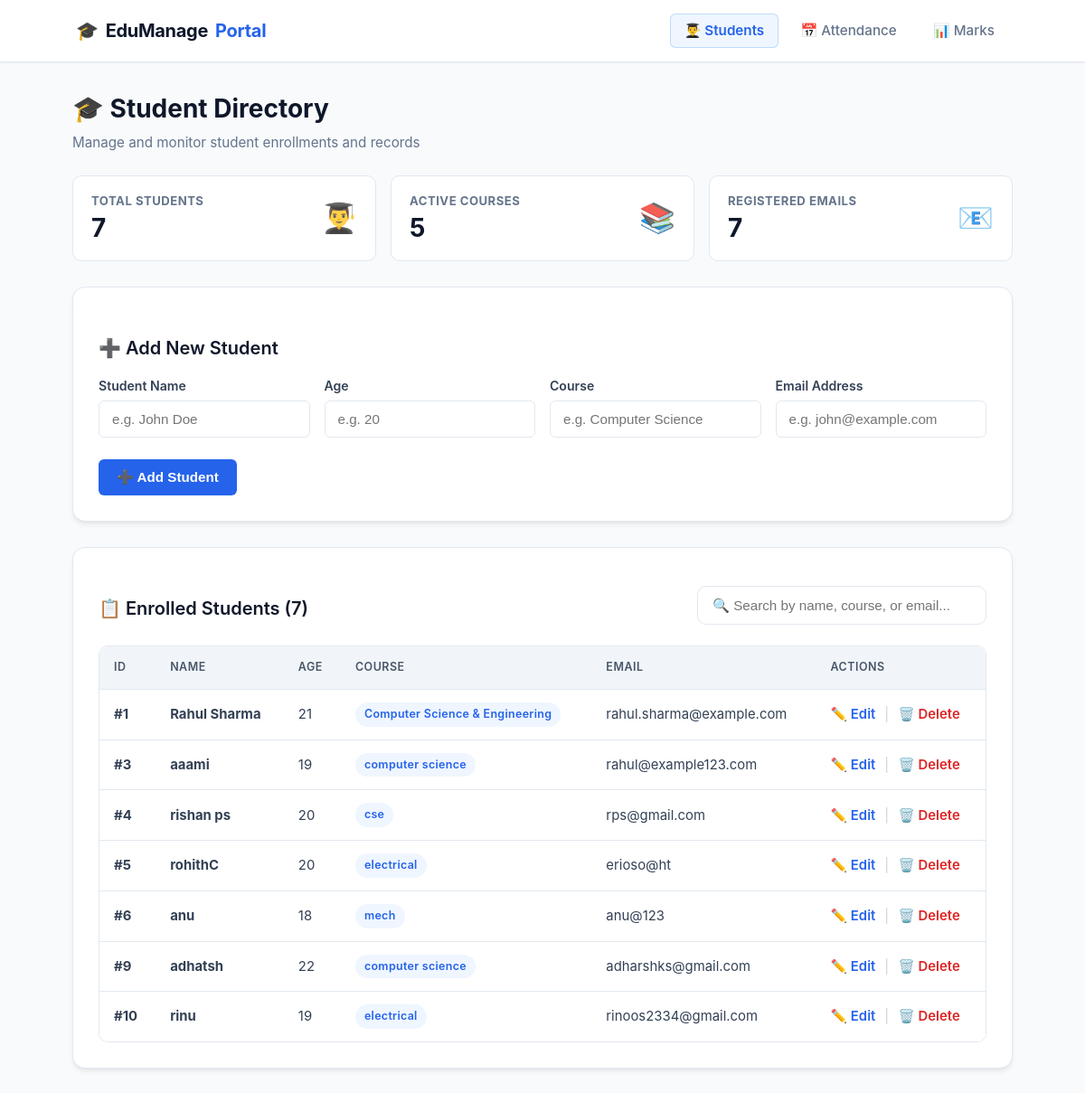
The page / on the database its author committed.
### tables this page shows
CREATE TABLE students (
    id INTEGER PRIMARY KEY AUTOINCREMENT,
    name TEXT NOT NULL,
    age INTEGER,
    course TEXT,
    email TEXT
);

### app.py (the view)
@app.route("/")
def home():
    connection = get_connection()
    cursor = connection.cursor()
    cursor.execute("SELECT * FROM students")
    students = cursor.fetchall()
    connection.close()
    saved_action = request.args.get("saved")
    return render_template("index.html", students=students, saved_action=saved_action)

### app.py (called while the page is built)
def get_connection():
    connection = sqlite3.connect("students.db")
    return connection

### templates/index.html (shortened to what this page needs)
<!DOCTYPE html>
<html lang="en">
<head>
    <link rel="stylesheet" href="/static/style.css">
</head>
<body>
    <nav class="navbar">
        <div class="nav-container">
            <a href="/" class="nav-brand">
                🎓 <span>EduManage</span> Portal
            </a>
            <ul class="nav-links">
                <li class="nav-item"><a href="/" class="active">👨‍🎓 Students</a></li>
                <li class="nav-item"><a href="/attendance">📅 Attendance</a></li>
                <li class="nav-item"><a href="/marks">📊 Marks</a></li>
            </ul>
        </div>
    </nav>
    <div class="container">
        <div>
            <h1>🎓 Student Directory</h1>
            <p class="subtitle">Manage and monitor student enrollments and records</p>
        </div>
        <div class="stats-grid">
            <div class="stat-card">
                <div class="stat-info">
                    <strong>Total Students</strong>
                    <span>{{ students|length }}</span>
                </div>
                <div class="stat-icon">👨‍🎓</div>
            </div>
            <div class="stat-card">
                <div class="stat-info">
                    <strong>Active Courses</strong>
                    <span>{{ students|map(attribute=3)|unique|list|length }}</span>
                </div>
                <div class="stat-icon">📚</div>
            </div>
            <div class="stat-card">
                <div class="stat-info">
                    <strong>Registered Emails</strong>
                    <span>{{ students|map(attribute=4)|unique|list|length }}</span>
                </div>
                <div class="stat-icon">📧</div>
            </div>
        </div>
        <div class="card">
            <h2>➕ Add New Student</h2>
            <form action="/add" method="POST">
                <div class="form-grid">
                    <div class="form-group">
                        <label for="name">Student Name</label>
                        <input type="text" id="name" name="name" placeholder="e.g. John Doe" required>
                    </div>
                    <div class="form-group">
                        <label for="age">Age</label>
                        <input type="number" id="age" name="age" placeholder="e.g. 20" min="1" max="100" required>
                    </div>
                    <div class="form-group">
                        <label for="course">Course</label>
                        <input type="text" id="course" name="course" placeholder="e.g. Computer Science" required>
                    </div>
                    <div class="form-group">
                        <label for="email">Email Address</label>
                        <input type="email" id="email" name="email" placeholder="e.g. john@example.com" required>
                    </div>
                </div>
                <div style="margin-top: 10px;">
                    <button type="submit">➕ Add Student</button>
                </div>
            </form>
        </div>
        <div class="card">
            <div style="display: flex; justify-content: space-between; align-items: center; flex-wrap: wrap; gap: 12px;">
                <h2>📋 Enrolled Students ({{ students|length }})</h2>
                <div style="flex: 1; max-width: 320px;">
                    <input type="text" id="search" placeholder="🔍 Search by name, course, or email...">
                </div>
            </div>
            <div class="table-responsive">
                <table>
                    <thead>
                        <tr>
                            <th>ID</th>
                            <th>Name</th>
                            <th>Age</th>
                            <th>Course</th>
                            <th>Email</th>
                            <th>Actions</th>
                        </tr>
                    </thead>
                    <tbody>
                        {% for student in students %}
                        <tr>
                            <td><strong>#{{ student[0] }}</strong></td>
                            <td><strong>{{ student[1] }}</strong></td>
                            <td>{{ student[2] }}</td>
                            <td><span class="badge badge-course">{{ student[3] }}</span></td>
                            <td>{{ student[4] }}</td>
                            <td>
                                <div class="action-links">
                                    <a class="edit-link" href="/edit/{{ student[0] }}">✏️ Edit</a>
                                    <span style="color: #cbd5e1;">|</span>
                                    <a class="delete" href="/delete/{{ student[0] }}" onclick="return confirm('Are you sure you want to delete {{ student[1] }}? This will also remove attendance and mark records.');">🗑️ Delete</a>
                                </div>
                            </td>
                        </tr>
                        {% else %}
                        <tr>
                            <td colspan="6" style="text-align: center; padding: 30px; color: #64748b;">
                                No students found. Add a student above to get started.
                            </td>
                        </tr>
                        {% endfor %}
                    </tbody>
                </table>
            </div>
        </div>
    </div>
</body>
</html>

### rows shown on the page
students: id "1", name "Rahul Sharma", age "21", course "Computer Science & Engineering", email "rahul.sharma@example.com"
students: id "3", name "aaami", age "19", course "computer science", email "rahul@example123.com"
students: id "4", name "rishan ps", age "20", course "cse", email "rps@gmail.com"
students: id "5", name "rohithC", age "20", course "electrical", email "erioso@ht"
students: id "6", name "anu", age "18", course "mech", email "anu@123"
students: id "9", name "adhatsh", age "22", course "computer science", email "adharshks@gmail.com"
students: id "10", name "rinu", age "19", course "electrical", email "rinoos2334@gmail.com"

### other values the page prints
{{ students|length }} "7"
{{ students|map(attribute=3)|unique|list|length }} "5"
{{ students|map(attribute=4)|unique|list|length }} "7"
